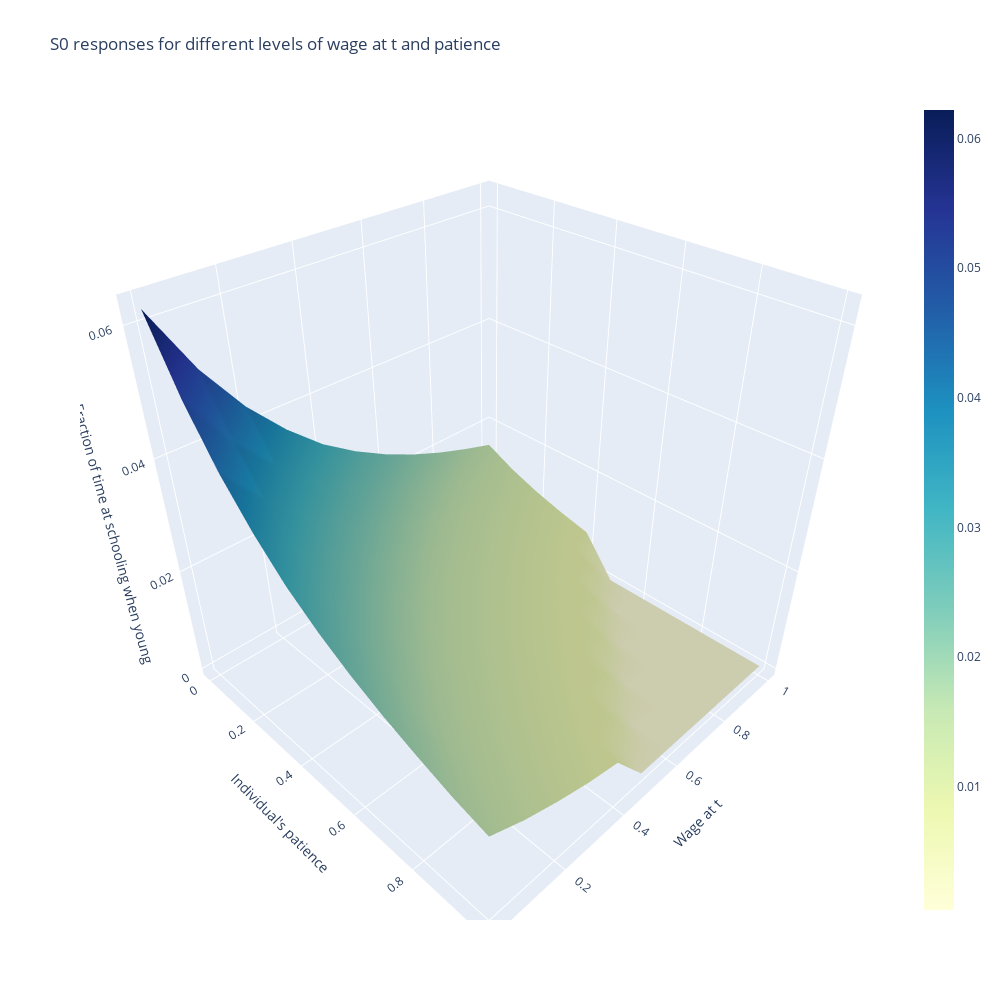

The cell this chart's notebook holds for it:
### Markdown cell above
### Changes in Shooling at period t (S0) in response to fluctuations in the wage salary at period t and different level of patiance

### Code cell
# Create the boxes to store the values
S0_Ex1 = np.zeros((len(B0s), len(rhos)))
model = HumanCapitalModelClass()

# Here we are looping over all possible values in the parameters E and Gamma
for j, B0 in enumerate(B0s):
    for i, rho in enumerate(rhos):
        model.par.B0 = B0
        model.par.rho = rho
        sol_1 = model.solve_continously()
        S0_Ex1[i, j] = sol_1.S0

# Here we are storing the values created before (Es and Gammas)
B0s_mesh, rhos_mesh = np.meshgrid(B0s, rhos)

# Ploting in 3D
fig = go.Figure(data=[go.Surface(x=B0s_mesh, y=rhos_mesh, z=S0_Ex1)])
# This part of the code is important because is how to set the point labels and color of the grid
fig.update_traces(
    colorscale="YlGnBu",  # Set the color scale
    hovertemplate="B0: %{x}<br>rho: %{y}<br>S0: %{z}<extra></extra>" 
)
# Just the plot
fig.update_layout(
    scene=dict(
        xaxis=dict(title="Wage at t", autorange="reversed", showgrid=True),
        yaxis=dict(title="Individual's patience", showgrid=True),
        zaxis=dict(title="Fraction of time at schooling when young", showgrid=True) 
    ),
    title="S0 responses for different levels of wage at t and patience",
    width=1000,
    height=1000
)
fig.show()

### Figure 1 — Plotly figure (JSON) as saved in the notebook; plotly's stock layout.template omitted (floating-point values rounded to 4 significant figures)
{"data": [{"colorscale": [[0, "rgb(255,255,217)"], [0.125, "rgb(237,248,177)"], [0.25, "rgb(199,233,180)"], [0.375, "rgb(127,205,187)"], [0.5, "rgb(65,182,196)"], [0.625, "rgb(29,145,192)"], [0.75, "rgb(34,94,168)"], [0.875, "rgb(37,52,148)"], [1, "rgb(8,29,88)"]], "hovertemplate": "B0: %{x}<br>rho: %{y}<br>S0: %{z}<extra></extra>", "type": "surface", "x": [[0, 0.1, 0.2, 0.3, 0.4, 0.5, 0.6, 0.7, 0.8, 0.9, 1], [0, 0.1, 0.2, 0.3, 0.4, 0.5, 0.6, 0.7, 0.8, 0.9, 1], [0, 0.1, 0.2, 0.3, 0.4, 0.5, 0.6, 0.7, 0.8, 0.9, 1], [0, 0.1, 0.2, 0.3, 0.4, 0.5, 0.6, 0.7, 0.8, 0.9, 1], [0, 0.1, 0.2, 0.3, 0.4, 0.5, 0.6, 0.7, 0.8, 0.9, 1], [0, 0.1, 0.2, 0.3, 0.4, 0.5, 0.6, 0.7, 0.8, 0.9, 1], [0, 0.1, 0.2, 0.3, 0.4, 0.5, 0.6, 0.7, 0.8, 0.9, 1], [0, 0.1, 0.2, 0.3, 0.4, 0.5, 0.6, 0.7, 0.8, 0.9, 1], [0, 0.1, 0.2, 0.3, 0.4, 0.5, 0.6, 0.7, 0.8, 0.9, 1], [0, 0.1, 0.2, 0.3, 0.4, 0.5, 0.6, 0.7, 0.8, 0.9, 1], [0, 0.1, 0.2, 0.3, 0.4, 0.5, 0.6, 0.7, 0.8, 0.9, 1]], "y": [[0, 0, 0, 0, 0, 0, 0, 0, 0, 0, 0], [0.1, 0.1, 0.1, 0.1, 0.1, 0.1, 0.1, 0.1, 0.1, 0.1, 0.1], [0.2, 0.2, 0.2, 0.2, 0.2, 0.2, 0.2, 0.2, 0.2, 0.2, 0.2], [0.3, 0.3, 0.3, 0.3, 0.3, 0.3, 0.3, 0.3, 0.3, 0.3, 0.3], [0.4, 0.4, 0.4, 0.4, 0.4, 0.4, 0.4, 0.4, 0.4, 0.4, 0.4], [0.5, 0.5, 0.5, 0.5, 0.5, 0.5, 0.5, 0.5, 0.5, 0.5, 0.5], [0.6, 0.6, 0.6, 0.6, 0.6, 0.6, 0.6, 0.6, 0.6, 0.6, 0.6], [0.7, 0.7, 0.7, 0.7, 0.7, 0.7, 0.7, 0.7, 0.7, 0.7, 0.7], [0.8, 0.8, 0.8, 0.8, 0.8, 0.8, 0.8, 0.8, 0.8, 0.8, 0.8], [0.9, 0.9, 0.9, 0.9, 0.9, 0.9, 0.9, 0.9, 0.9, 0.9, 0.9], [1, 1, 1, 1, 1, 1, 1, 1, 1, 1, 1]], "z": [[0.0622, 0.05154, 0.04336, 0.03697, 0.0317, 0.02768, 0.02436, 0.0216, 0.01928, 0.01731, 0.01553], [0.05154, 0.04265, 0.03586, 0.03041, 0.02628, 0.02292, 0.02016, 0.01787, 0.01584, 0.01425, 0.01288], [0.04336, 0.03586, 0.03, 0.02562, 0.02212, 0.01928, 0.01682, 0.01494, 0.01335, 0.012, 0.01084], [0.03697, 0.03041, 0.02562, 0.02186, 0.01886, 0.01632, 0.01438, 0.01276, 0.0114, 0.01023, 0.009241], [0.0317, 0.02628, 0.02212, 0.01886, 0.01616, 0.01412, 0.01243, 0.01102, 0.009834, 0.008753, 0.007922], [0.02768, 0.02292, 0.01928, 0.01632, 0.01412, 0.01232, 0.01084, 0.009605, 0.008503, 0.007653, 0.0004917], [0.02436, 0.02016, 0.01682, 0.01438, 0.01243, 0.01084, 0.009531, 0.008382, 0.007497, 0.0004916, 0.0004914], [0.0216, 0.01771, 0.01494, 0.01276, 0.01102, 0.009605, 0.008382, 0.007447, 0.0004916, 0.0004913, 0.0004911], [0.01928, 0.01584, 0.01335, 0.0114, 0.009834, 0.008503, 0.007497, 0.0004916, 0.0004913, 0.0004911, 0.0004908], [0.01717, 0.01425, 0.012, 0.01023, 0.008753, 0.007653, 0.0004916, 0.0004913, 0.0004911, 0.0004908, 0.0004905], [0.01553, 0.01288, 0.01084, 0.009147, 0.007922, 0.0004917, 0.0004914, 0.0004911, 0.0004908, 0.0004905, 0.0004902]]}], "layout": {"height": 1000, "scene": {"xaxis": {"autorange": "reversed", "showgrid": true, "title": {"text": "Wage at t"}}, "yaxis": {"showgrid": true, "title": {"text": "Individual's patience"}}, "zaxis": {"showgrid": true, "title": {"text": "Fraction of time at schooling when young"}}}, "title": {"text": "S0 responses for different levels of wage at t and patience"}, "width": 1000}}
